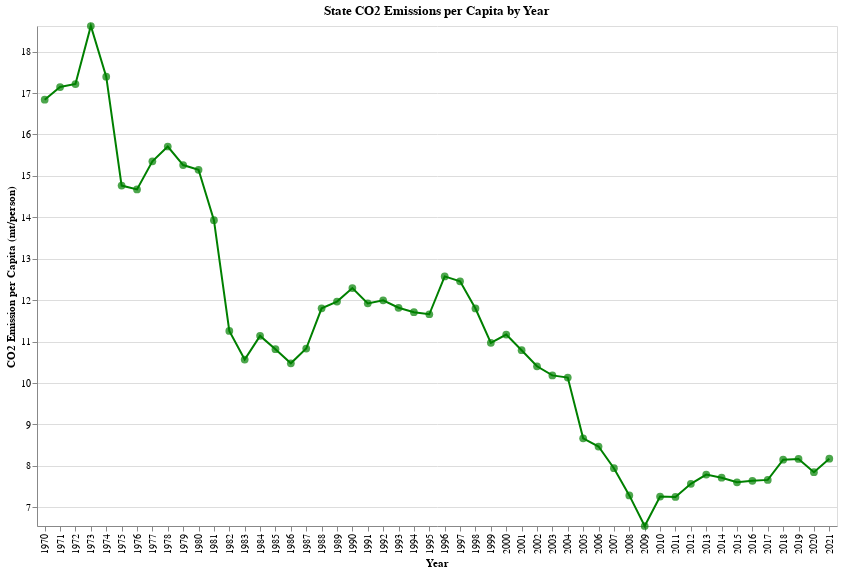

Notebook cell for this chart:
### Code cell
#make a State version fo the CO2 emissions per capita by year chart using the state_df df
state_cap_chart = alt.Chart(state_df.reset_index(), title="State CO2 Emissions per Capita by Year").encode(
    x=alt.X('Year', title='Year'),
    y=alt.Y('State PerCap', title='CO2 Emission per Capita (mt/person)', scale=alt.Scale(domain=(state_df['State PerCap'].min(), state_df['State PerCap'].max()))),
    tooltip=['Year', 'State PerCap']
).properties(
    width=800,
    height=500
)
state_cap_chart.mark_line(color='green') + state_cap_chart.mark_circle(size=60, color='green')

### Figure 1 — Vega-Lite specification as saved in the notebook (floating-point values rounded to 4 significant figures)
{"config": {"view": {"continuousWidth": 300, "continuousHeight": 300}}, "layer": [{"mark": {"type": "line", "color": "green"}, "encoding": {"tooltip": [{"field": "Year", "type": "nominal"}, {"field": "State PerCap", "type": "quantitative"}], "x": {"field": "Year", "title": "Year", "type": "nominal"}, "y": {"field": "State PerCap", "scale": {"domain": [6.549, 18.62]}, "title": "CO2 Emission per Capita (mt/person)", "type": "quantitative"}}, "title": "State CO2 Emissions per Capita by Year"}, {"mark": {"type": "circle", "color": "green", "size": 60}, "encoding": {"tooltip": [{"field": "Year", "type": "nominal"}, {"field": "State PerCap", "type": "quantitative"}], "x": {"field": "Year", "title": "Year", "type": "nominal"}, "y": {"field": "State PerCap", "scale": {"domain": [6.549, 18.62]}, "title": "CO2 Emission per Capita (mt/person)", "type": "quantitative"}}, "title": "State CO2 Emissions per Capita by Year"}], "data": {"name": "data-012f378095e4503e02cf2f18a77053c8"}, "height": 500, "width": 800, "$schema": "https://vega.github.io/schema/vega-lite/v5.16.3.json", "datasets": {"data-012f378095e4503e02cf2f18a77053c8": [{"index": 0, "Year": "1970", "State CO2": 189.2, "State Pop": 11.24, "State PerCap": 16.84}, {"index": 1, "Year": "1971", "State CO2": 197.3, "State Pop": 11.51, "State PerCap": 17.14}, {"index": 2, "Year": "1972", "State CO2": 202.5, "State Pop": 11.76, "State PerCap": 17.22}, {"index": 3, "Year": "1973", "State CO2": 223.8, "State Pop": 12.02, "State PerCap": 18.62}, {"index": 4, "Year": "1974", "State CO2": 213.4, "State Pop": 12.27, "State PerCap": 17.4}, {"index": 5, "Year": "1975", "State CO2": 185.6, "State Pop": 12.57, "State PerCap": 14.77}, {"index": 6, "Year": "1976", "State CO2": 189.3, "State Pop": 12.9, "State PerCap": 14.67}, {"index": 7, "Year": "1977", "State CO2": 202.5, "State Pop": 13.19, "State PerCap": 15.35}, {"index": 8, "Year": "1978", "State CO2": 212.0, "State Pop": 13.5, "State PerCap": 15.71}, {"index": 9, "Year": "1979", "State CO2": 211.9, "State Pop": 13.89, "State PerCap": 15.26}, {"index": 10, "Year": "1980", "State CO2": 217.2, "State Pop": 14.34, "State PerCap": 15.15}, {"index": 11, "Year": "1981", "State CO2": 205.4, "State Pop": 14.75, "State PerCap": 13.93}, {"index": 12, "Year": "1982", "State CO2": 172.6, "State Pop": 15.33, "State PerCap": 11.26}, {"index": 13, "Year": "1983", "State CO2": 166.4, "State Pop": 15.75, "State PerCap": 10.57}, {"index": 14, "Year": "1984", "State CO2": 178.3, "State Pop": 16.01, "State PerCap": 11.14}, {"index": 15, "Year": "1985", "State CO2": 176.0, "State Pop": 16.27, "State PerCap": 10.82}, {"index": 16, "Year": "1986", "State CO2": 173.5, "State Pop": 16.56, "State PerCap": 10.48}, {"index": 17, "Year": "1987", "State CO2": 180.1, "State Pop": 16.62, "State PerCap": 10.83}, {"index": 18, "Year": "1988", "State CO2": 196.7, "State Pop": 16.67, "State PerCap": 11.8}, {"index": 19, "Year": "1989", "State CO2": 201.1, "State Pop": 16.81, "State PerCap": 11.97}, {"index": 20, "Year": "1990", "State CO2": 209.7, "State Pop": 17.06, "State PerCap": 12.29}, {"index": 21, "Year": "1991", "State CO2": 207.4, "State Pop": 17.4, "State PerCap": 11.92}, {"index": 22, "Year": "1992", "State CO2": 213.1, "State Pop": 17.76, "State PerCap": 12.0}, {"index": 23, "Year": "1993", "State CO2": 214.6, "State Pop": 18.16, "State PerCap": 11.82}, {"index": 24, "Year": "1994", "State CO2": 217.4, "State Pop": 18.56, "State PerCap": 11.71}, {"index": 25, "Year": "1995", "State CO2": 221.1, "State Pop": 18.96, "State PerCap": 11.66}, {"index": 26, "Year": "1996", "State CO2": 243.2, "State Pop": 19.34, "State PerCap": 12.57}, {"index": 27, "Year": "1997", "State CO2": 245.9, "State Pop": 19.74, "State PerCap": 12.46}, {"index": 28, "Year": "1998", "State CO2": 237.8, "State Pop": 20.16, "State PerCap": 11.8}, {"index": 29, "Year": "1999", "State CO2": 225.5, "State Pop": 20.56, "State PerCap": 10.97}, {"index": 30, "Year": "2000", "State CO2": 234.0, "State Pop": 20.94, "State PerCap": 11.17}, {"index": 31, "Year": "2001", "State CO2": 230.1, "State Pop": 21.32, "State PerCap": 10.79}, {"index": 32, "Year": "2002", "State CO2": 225.7, "State Pop": 21.69, "State PerCap": 10.4}, {"index": 33, "Year": "2003", "State CO2": 224.4, "State Pop": 22.03, "State PerCap": 10.18}, {"index": 34, "Year": "2004", "State CO2": 226.9, "State Pop": 22.39, "State PerCap": 10.13}, {"index": 35, "Year": "2005", "State CO2": 197.4, "State Pop": 22.78, "State PerCap": 8.666}, {"index": 36, "Year": "2006", "State CO2": 197.8, "State Pop": 23.36, "State PerCap": 8.467}, {"index": 37, "Year": "2007", "State CO2": 189.3, "State Pop": 23.83, "State PerCap": 7.943}, {"index": 38, "Year": "2008", "State CO2": 177.1, "State Pop": 24.31, "State PerCap": 7.287}, {"index": 39, "Year": "2009", "State CO2": 162.4, "State Pop": 24.8, "State PerCap": 6.549}, {"index": 40, "Year": "2010", "State CO2": 183.2, "State Pop": 25.24, "State PerCap": 7.259}, {"index": 41, "Year": "2011", "State CO2": 185.9, "State Pop": 25.65, "State PerCap": 7.249}, {"index": 42, "Year": "2012", "State CO2": 197.4, "State Pop": 26.08, "State PerCap": 7.566}, {"index": 43, "Year": "2013", "State CO2": 206.3, "State Pop": 26.48, "State PerCap": 7.791}, {"index": 44, "Year": "2014", "State CO2": 208.0, "State Pop": 26.96, "State PerCap": 7.714}, {"index": 45, "Year": "2015", "State CO2": 208.9, "State Pop": 27.47, "State PerCap": 7.604}, {"index": 46, "Year": "2016", "State CO2": 213.2, "State Pop": 27.91, "State PerCap": 7.638}, {"index": 47, "Year": "2017", "State CO2": 216.8, "State Pop": 28.29, "State PerCap": 7.662}, {"index": 48, "Year": "2018", "State CO2": 233.3, "State Pop": 28.62, "State PerCap": 8.151}, {"index": 49, "Year": "2019", "State CO2": 236.7, "State Pop": 28.99, "State PerCap": 8.167}, {"index": 50, "Year": "2020", "State CO2": 229.4, "State Pop": 29.23, "State PerCap": 7.847}, {"index": 51, "Year": "2021", "State CO2": 241.6, "State Pop": 29.56, "State PerCap": 8.173}]}}
